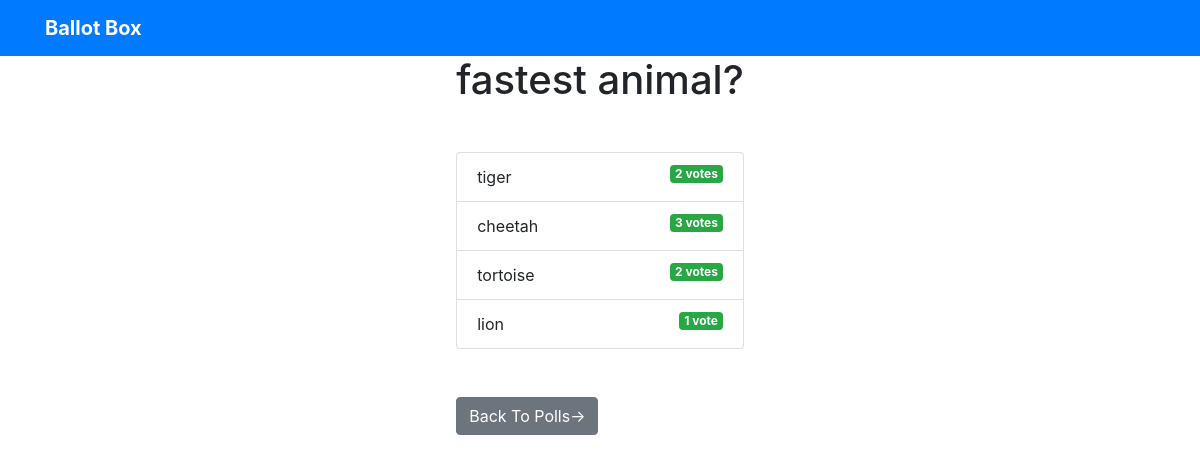
The app's page /polls/2/results/ with its own data.
### VotingApp/models.py (models this page shows)
class Question(models.Model):
    question_text = models.CharField(max_length=250)
    pub_date = models.DateTimeField ('Date Published')

class Choice(models.Model):
    question = models.ForeignKey(Question, on_delete = models.CASCADE)
    choice_text = models.CharField(max_length = 250)
    votes = models.IntegerField(default=0)

### VotingApp/views.py (the view)
def results(request, question_id):
    question = get_object_or_404(Question, pk = question_id)
    return render(request, 'polls/results.html',
                    {'question':question})

### Templates/polls/results.html
{% extends 'base.html' %}
{% block content %}
<h1 class ="mb-5 text-center">{{ question.question_text }}</h1>
<ul class ="list-group mb-5">
	{% for choice in question.choice_set.all %}
	<li class ="list-group-item">
		{{ choice.choice_text }} <span class ="badge badge-success float-right">{{ choice.votes }}
			vote{{ choice.votes | pluralize }}</span>
	</li>
	{% endfor %}
</ul>
<a class ="btn btn-secondary" href ="{% url 'polls:index' %}">Back To Polls-></a>
{% endblock %}

### records on screen
Question: question_text "fastest animal?"
Choice: choice_text "tiger", votes "2", votes|pluralize "s"
Choice: choice_text "cheetah", votes "3", votes|pluralize "s"
Choice: choice_text "tortoise", votes "2", votes|pluralize "s"
Choice: choice_text "lion", votes "1"
